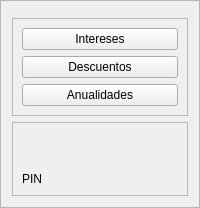
     <widget class="QFrame" name="frame_barra_menu">
      <property name="frameShape">
       <enum>QFrame::StyledPanel</enum>
      </property>
      <property name="frameShadow">
       <enum>QFrame::Raised</enum>
      </property>
      <layout class="QVBoxLayout" name="verticalLayout">
       <item>
        <widget class="QFrame" name="frame_13">
         <property name="frameShape">
          <enum>QFrame::StyledPanel</enum>
         </property>
         <property name="frameShadow">
          <enum>QFrame::Raised</enum>
         </property>
        </widget>
       </item>
       <item>
        <widget class="QFrame" name="frame_5">
         <property name="frameShape">
          <enum>QFrame::StyledPanel</enum>
         </property>
         <property name="frameShadow">
          <enum>QFrame::Raised</enum>
         </property>
         <layout class="QVBoxLayout" name="verticalLayout_2">
          <item>
           <widget class="QPushButton" name="boto_men1">
            <property name="text">
             <string>Intereses</string>
            </property>
           </widget>
          </item>
          <item>
           <widget class="QPushButton" name="boto_men2">
            <property name="text">
             <string>Descuentos</string>
            </property>
           </widget>
          </item>
          <item>
           <widget class="QPushButton" name="boto_men3">
            <property name="text">
             <string>Anualidades</string>
            </property>
           </widget>
          </item>
         </layout>
        </widget>
       </item>
       <item>
        <widget class="QFrame" name="frame_4">
         <property name="frameShape">
          <enum>QFrame::StyledPanel</enum>
         </property>
         <property name="frameShadow">
          <enum>QFrame::Raised</enum>
         </property>
         <layout class="QVBoxLayout" name="verticalLayout_3">
          <item>
           <spacer name="verticalSpacer">
            <property name="orientation">
             <enum>Qt::Vertical</enum>
            </property>
            <property name="sizeHint" stdset="0">
             <size>
              <width>20</width>
              <height>40</height>
             </size>
            </property>
           </spacer>
          </item>
          <item>
           <widget class="QLabel" name="label">
            <property name="text">
             <string>PIN</string>
            </property>
           </widget>
          </item>
         </layout>
        </widget>
       </item>
      </layout>
     </widget>
